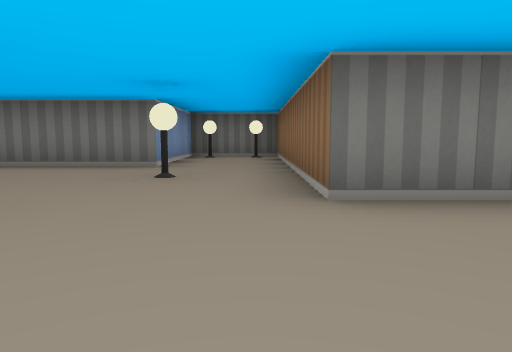
View 1 (above)

24 first-person views from a walk through a cub3D maze. The camera is about half as high as the walls, tilts 6° down and sees 70° across. The floor is counted in squares. Each view is taken from the middle of a square. On the plan, view 1 faces up. The plan holds only what a view shows up to about 9 squares ahead; the rest is blank.

View 2
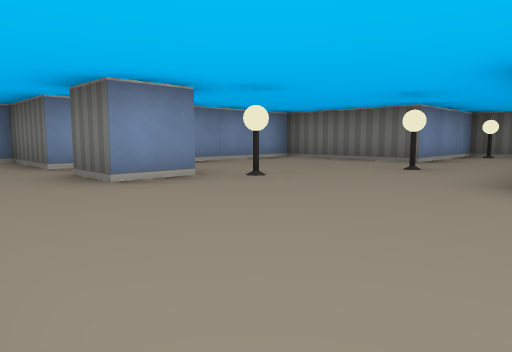

View 3
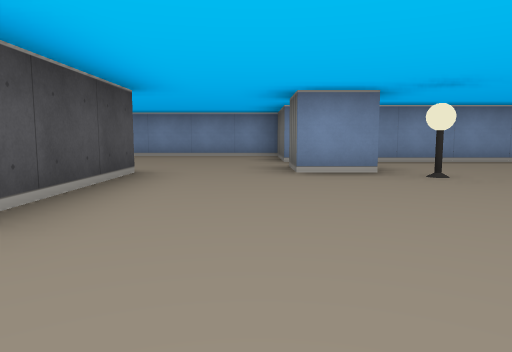

View 4
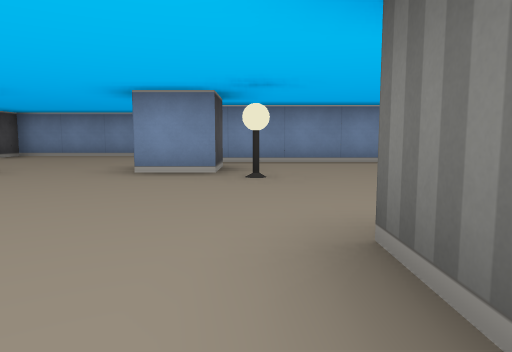

View 5
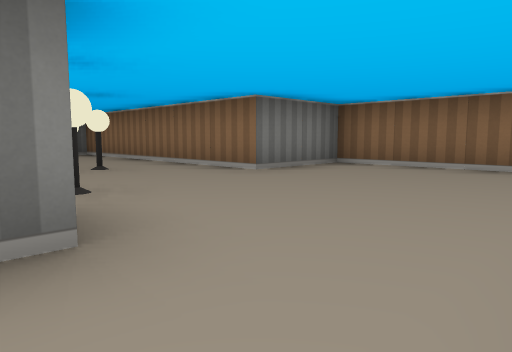

View 6
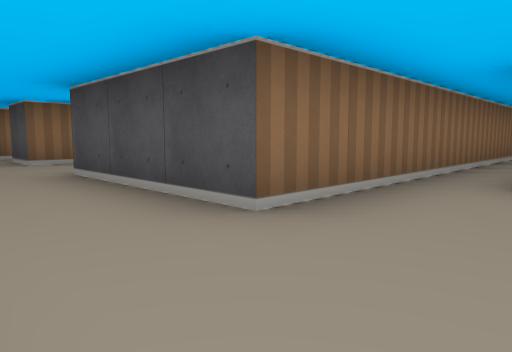

View 7
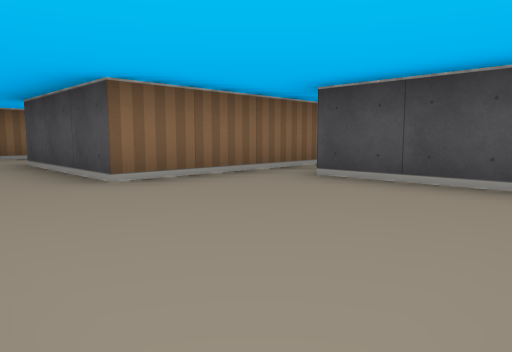

View 8
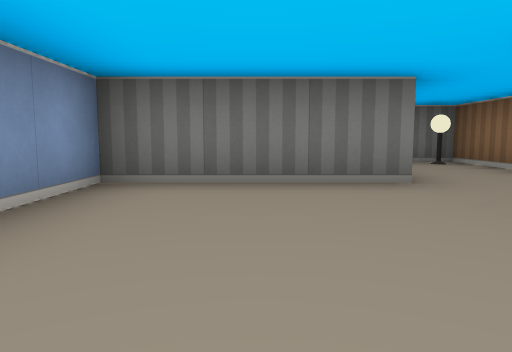

View 9
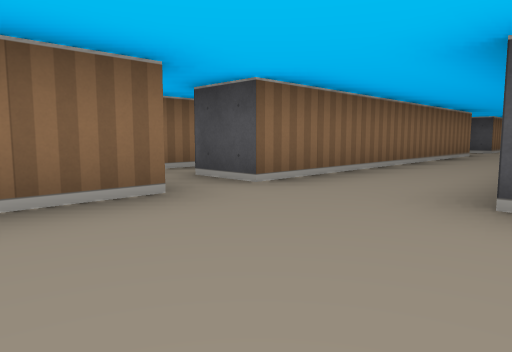

View 10
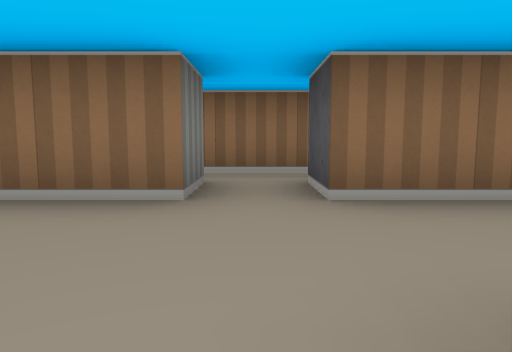

View 11
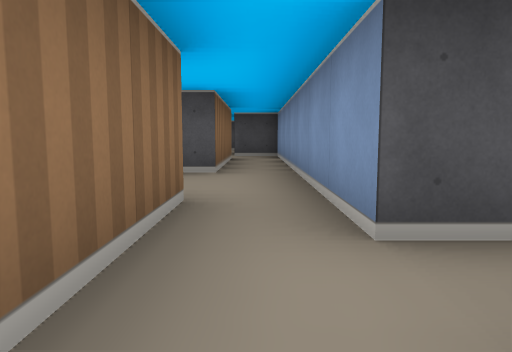

View 12
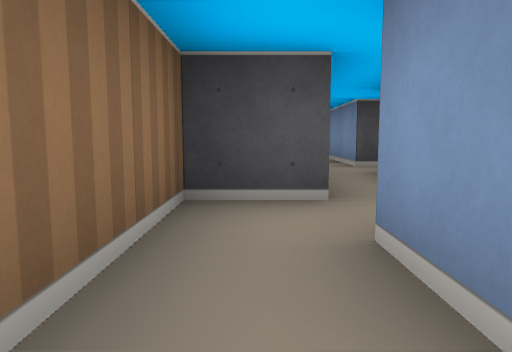

View 13
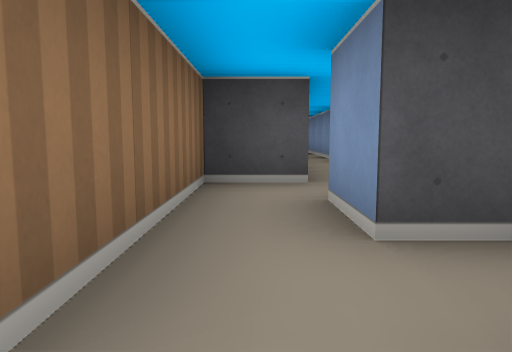

View 14
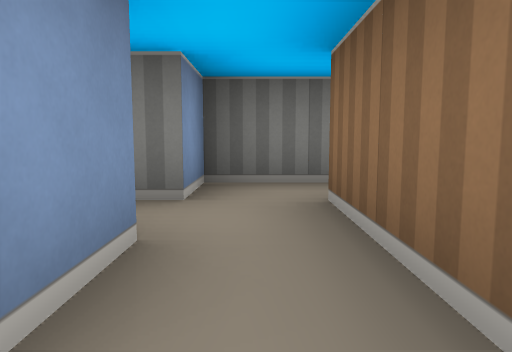

View 15
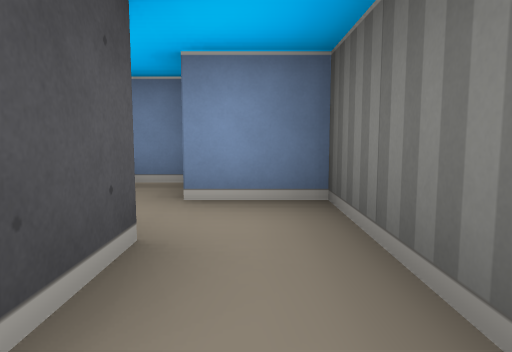

View 16
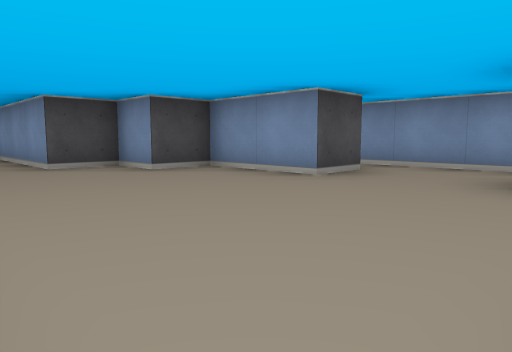

View 17
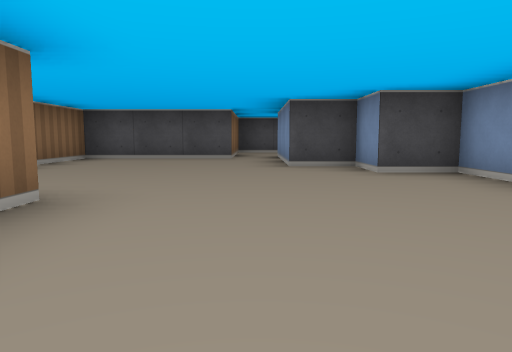

View 18
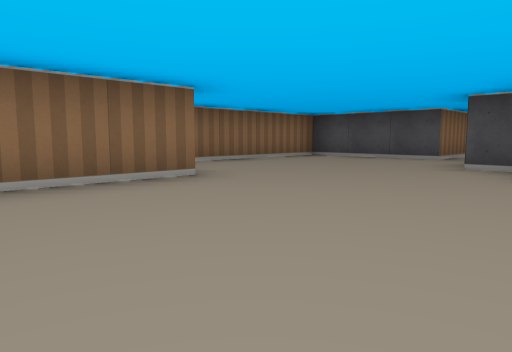

View 19
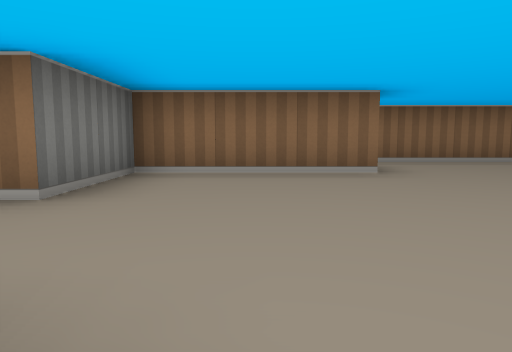

View 20
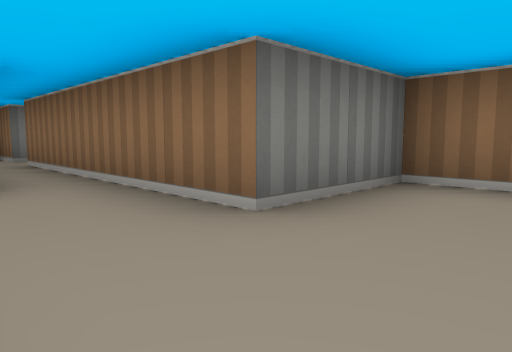

View 21
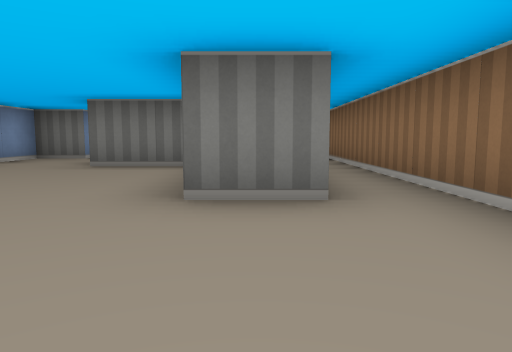

View 22
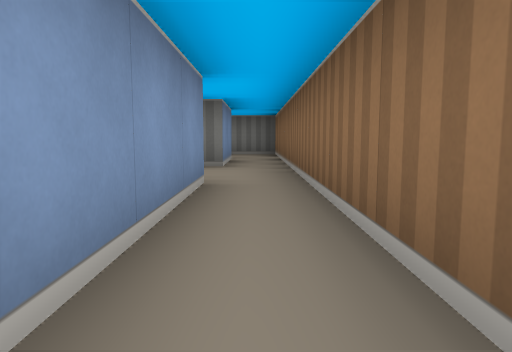

View 23
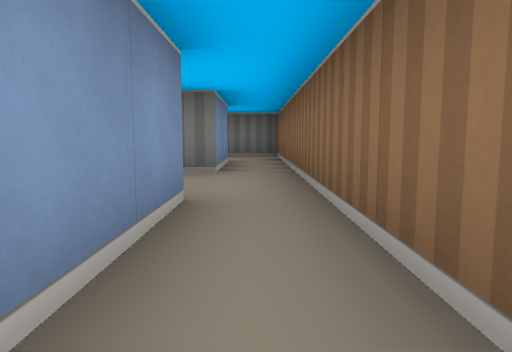

View 24
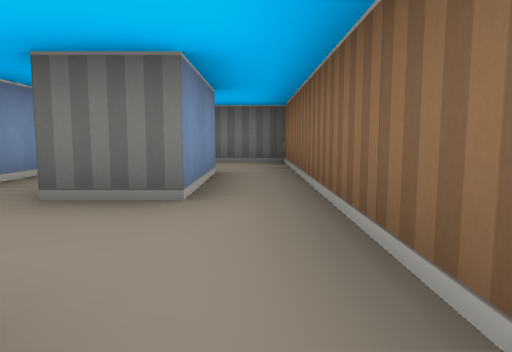

### Floor plan
Points are (right, up) in squares from view 1. A wall is a line through its corners. A room is listed if a view was taken in it or the views show most of it. See-through windows are left out.
Room 1 (views 1, 2, 3, 4, 9, 10)
walls: (2.5, -1.5) (3.5, -1.5); (3.5, -0.5) (2.5, -0.5) (2.5, 2.5) (0.5, 2.5); (-1.5, -1.5) (0.5, -1.5); (-2.5, 1.5) (-2.5, 0.5)
ways out: opening at (-2, -0.5) to room 2; opening at (-0.5, 2.5) to room 3; opening at (3, -1) to room 4; opening at (1.5, -2)
Room 2 (views 5, 6, 7)
walls: (-2.5, 0.5) (-3.5, 0.5); (-4.5, 1.5) (-4.5, 0.5) (-6.5, 0.5) (-6.5, -3.5) (-3.5, -3.5); (-2.5, -3.5) (-2.5, -1.5) (-1.5, -1.5)
ways out: opening at (-2, -0.5) to room 1; opening at (-4, 1) to room 3; opening at (-3, -3)
Room 3 (view 8)
walls: (-3.5, 1.5) (-2.5, 1.5); (0.5, 2.5) (0.5, 8.5) (-1.5, 8.5) (-1.5, 5.5) (-4.5, 5.5) (-4.5, 1.5)
ways out: opening at (-0.5, 2.5) to room 1; opening at (-4, 1) to room 2
objects: lamp (-2, 2); lamp (-1, 4); lamp (-1, 8); lamp (0, 8)
Room 4 (views 11, 14)
walls: (4.4, 1.5) (5.5, 1.5) (5.5, 2.5); (4.5, -1.6) (4.5, -0.2)
ways out: opening at (3, -1) to room 1; opening at (5, 2) to room 5; opening at (4, -2) to room 7
Room 5 (views 12, 13)
walls: (3.9, 3.5) (4.5, 3.5) (4.5, 2.5); (3.5, 4.4) (3.5, 3.8); (5.5, 2.5) (5.5, 4.5) (6.4, 4.5); (6.4, 5.5) (4.5, 5.5) (4.5, 4.5) (4.1, 4.5)
ways out: opening at (5, 2) to room 4; opening at (6, 5) to room 6
Room 6 (views 15, 16, 17, 18, 20, 21, 22, 23, 24)
walls: (10.6, -4.5) (9.5, -4.5) (9.5, -1.5) (7.5, -1.5) (7.5, 3.5); (10.5, -0.5) (10.5, -3.4); (5.5, -4.5) (5.5, -6.5) (6.5, -6.5) (6.5, -7.5) (7.5, -7.5) (7.5, -10.5); (6.6, 0.5) (5.5, 0.5) (5.5, -0.6); (10.5, 3.5) (10.5, 1.5) (9.5, 1.5); (7.5, 4.4) (7.5, 5.5); (8.5, -11.2) (8.5, -9.5) (11.5, -9.5) (11.5, 3.5)
ways out: opening at (6, 5) to room 5; opening at (5, -3.5) to room 7; opening at (10, 0.5) to room 8; opening at (11, 2.5) to room 9; opening at (8, -10); opening at (8, 4)
Room 7 (view 19)
walls: (4.5, -2.5) (4.5, -1.6); (3.5, -1.5) (3.5, -7.5); (4.5, -7.5) (4.5, -4.5) (5.5, -4.5); (3.5, -8.5) (4.5, -8.5)
ways out: opening at (4, -2) to room 4; opening at (5, -3.5) to room 6
Room 8 (no view inside)
walls: (8.5, 3.2) (8.5, 2.5)
ways out: opening at (10, 0.5) to room 6; opening at (9, 2.5)
Room 9 (no view inside)
walls: (11.5, 3.5) (11.5, 5.5) (10.2, 5.5)
ways out: opening at (11, 2.5) to room 6; opening at (10, 4.5)

Positions as (right, up) in squares from view 1, and headings:
1: (0, 0), facing up
2: (1, -1), facing up-left
3: (2, 0), facing left
4: (2, 2), facing left
5: (-3, -1), facing up-right
6: (-4, 0), facing down-right
7: (-6, 0), facing down-right
8: (-3, 2), facing up
9: (0, 1), facing down-right
10: (0, -1), facing right
11: (4, 0), facing down
12: (5, 4), facing down
13: (5, 5), facing down
14: (5, 2), facing up
15: (7, 5), facing left
16: (9, -2), facing down-left
17: (8, -2), facing down
18: (6, -2), facing down-right
19: (5, -3), facing right
20: (6, -3), facing up-right
21: (10, -7), facing up
22: (11, -4), facing up
23: (11, -3), facing up
24: (11, -1), facing up
